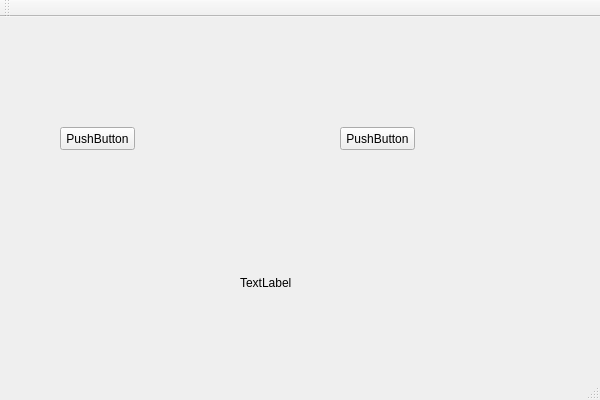
<?xml version="1.0" encoding="UTF-8"?>
<ui version="4.0">
 <class>MainWindow</class>
 <widget class="QMainWindow" name="MainWindow">
  <property name="geometry">
   <rect>
    <x>0</x>
    <y>0</y>
    <width>600</width>
    <height>400</height>
   </rect>
  </property>
  <property name="windowTitle">
   <string>MainWindow</string>
  </property>
  <widget class="QWidget" name="centralWidget">
   <widget class="QPushButton" name="pushButton">
    <property name="geometry">
     <rect>
      <x>60</x>
      <y>110</y>
      <width>75</width>
      <height>23</height>
     </rect>
    </property>
    <property name="text">
     <string>PushButton</string>
    </property>
   </widget>
   <widget class="QPushButton" name="pushButton_2">
    <property name="geometry">
     <rect>
      <x>340</x>
      <y>110</y>
      <width>75</width>
      <height>23</height>
     </rect>
    </property>
    <property name="text">
     <string>PushButton</string>
    </property>
   </widget>
   <widget class="QLabel" name="label">
    <property name="geometry">
     <rect>
      <x>240</x>
      <y>250</y>
      <width>91</width>
      <height>31</height>
     </rect>
    </property>
    <property name="text">
     <string>TextLabel</string>
    </property>
   </widget>
  </widget>
  <widget class="QMenuBar" name="menuBar">
   <property name="geometry">
    <rect>
     <x>0</x>
     <y>0</y>
     <width>600</width>
     <height>21</height>
    </rect>
   </property>
  </widget>
  <widget class="QToolBar" name="mainToolBar">
   <attribute name="toolBarArea">
    <enum>TopToolBarArea</enum>
   </attribute>
   <attribute name="toolBarBreak">
    <bool>false</bool>
   </attribute>
  </widget>
  <widget class="QStatusBar" name="statusBar"/>
 </widget>
 <layoutdefault spacing="6" margin="11"/>
 <resources/>
 <connections>
  <connection>
   <sender>pushButton</sender>
   <signal>clicked()</signal>
   <receiver>MainWindow</receiver>
   <slot>button1pressed()</slot>
   <hints>
    <hint type="sourcelabel">
     <x>93</x>
     <y>153</y>
    </hint>
    <hint type="destinationlabel">
     <x>93</x>
     <y>258</y>
    </hint>
   </hints>
  </connection>
  <connection>
   <sender>pushButton_2</sender>
   <signal>clicked()</signal>
   <receiver>MainWindow</receiver>
   <slot>button2pressed()</slot>
   <hints>
    <hint type="sourcelabel">
     <x>372</x>
     <y>152</y>
    </hint>
    <hint type="destinationlabel">
     <x>374</x>
     <y>230</y>
    </hint>
   </hints>
  </connection>
 </connections>
 <slots>
  <slot>button1pressed()</slot>
  <slot>button2pressed()</slot>
 </slots>
</ui>
